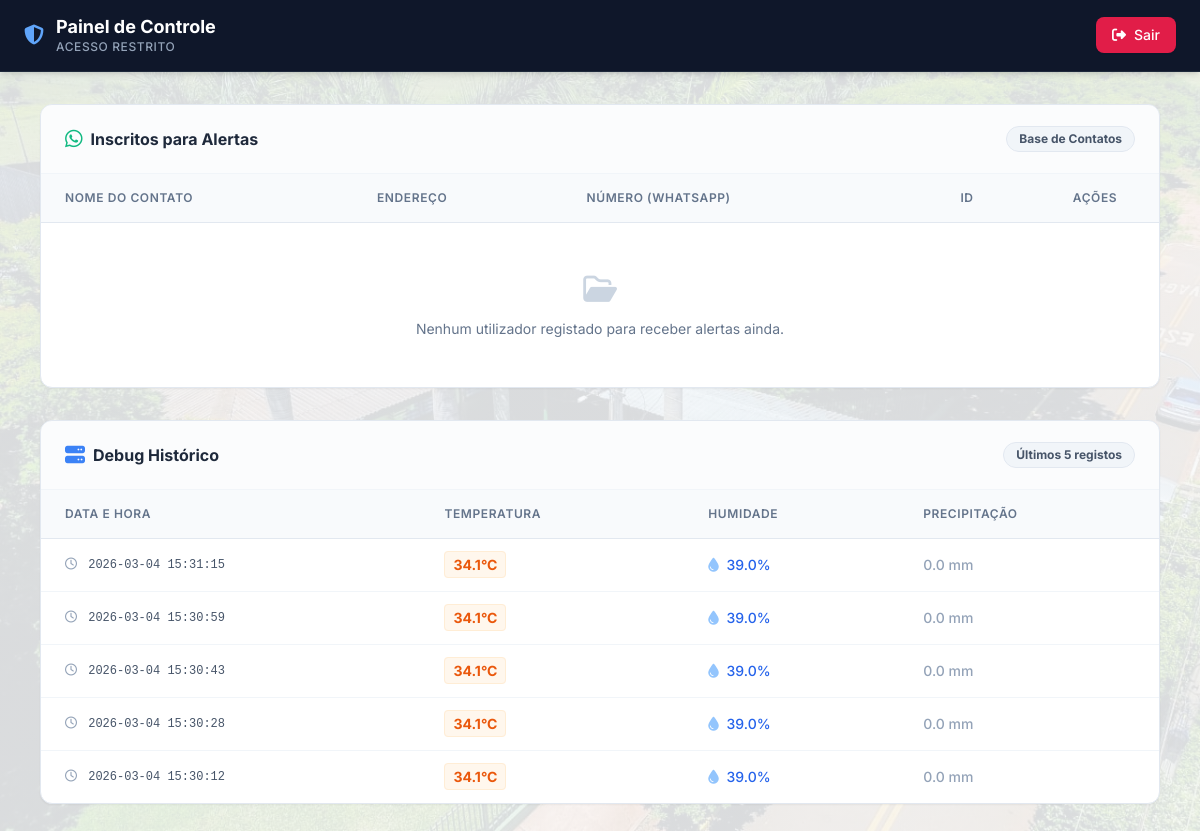
The app's page /admin (signed in), older data.
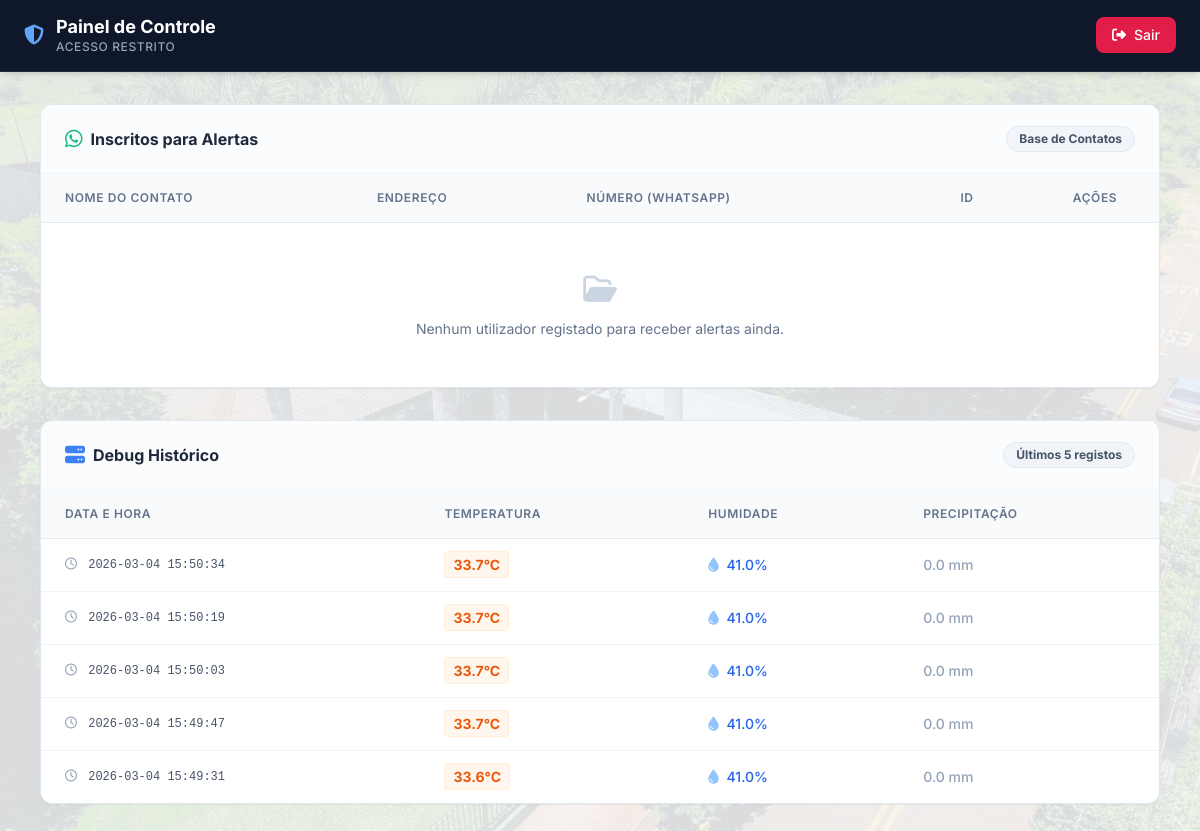
The same page, newer data.
### tables this page shows
CREATE TABLE historico_clima (

        id INTEGER PRIMARY KEY AUTOINCREMENT,

        temp REAL,
        sensacao REAL,
        umidade REAL,
        pressao REAL,

        uv REAL,
        radiacao REAL,

        vento_vel REAL,
        vento_rajada REAL,
        vento_dir REAL,

        chuva_rate REAL,
        chuva_evento REAL,
        chuva_hoje REAL,

        data_hora TEXT
    );

### routes/admin.py (the view)
@admin_routes.route("/admin", methods=["GET", "POST"])
def admin():
    if request.method == "POST":
        if request.form.get("senha") == SENHA_ADMIN:
            session["logado"] = True
            return redirect(url_for("admin.admin"))
        else:
            flash("Senha incorreta!")
    if request.args.get("sair"):
        session.pop("logado", None)
        return redirect(url_for("admin.admin"))
    if not session.get("logado"):
        return render_template("admin_login.html")
    conn = database.get_db()
    usuarios = conn.execute("SELECT * FROM usuarios ORDER BY id DESC").fetchall()
    historico = conn.execute(
        "SELECT * FROM historico_clima ORDER BY id DESC LIMIT 5"
    ).fetchall()
    conn.close()
    return render_template("admin_painel.html", usuarios=usuarios, historico=historico)

### database.py (called while the page is built)
def get_db():
    conn = sqlite3.connect(DATABASE)
    conn.row_factory = sqlite3.Row
    return conn

### templates/admin_painel.html (shortened to what the changed rows need)
<!DOCTYPE html>
<html lang="pt-BR">
<head>
    <script src="https://cdn.tailwindcss.com"></script>
    <link rel="stylesheet" href="https://cdnjs.cloudflare.com/ajax/libs/font-awesome/6.4.0/css/all.min.css">
    <link rel="stylesheet" href="{{ url_for('static', filename='css/style.css') }}">
</head>
<body class="bg-slate-50 font-['Inter'] text-slate-800 pb-12">
    <nav
        class="bg-slate-900 border-b border-slate-800 px-6 py-4 flex justify-between items-center sticky top-0 z-50 shadow-md">
        <div class="flex items-center gap-3">
            <div>
                <h1 class="text-lg font-bold text-white leading-tight">Painel de Controle</h1>
            </div>
        </div>
    </nav>
    <main class="max-w-6xl mx-auto px-4 mt-8 space-y-8">
        <div class="bg-white border border-slate-200 rounded-xl shadow-sm overflow-hidden">
            <div class="overflow-x-auto">
                <table class="w-full text-left border-collapse">
                    <thead>
                        <tr class="bg-slate-50 text-slate-500 text-xs uppercase tracking-wider">
                            <th class="px-6 py-4 font-semibold border-b border-slate-200">Nome do Contato</th>
                            <th class="px-6 py-4 font-semibold border-b border-slate-200">Endereço</th>
                            <th class="px-6 py-4 font-semibold border-b border-slate-200">Número (WhatsApp)</th>
                            <th class="px-6 py-4 font-semibold border-b border-slate-200 w-32 text-center">ID</th>
                            <th class="px-6 py-4 font-semibold border-b border-slate-200 w-32 text-center">Ações</th>
                        </tr>
                    </thead>
                </table>
            </div>
        </div>
        <div class="bg-white border border-slate-200 rounded-xl shadow-sm overflow-hidden">
            <div class="overflow-x-auto">
                <table class="w-full text-left border-collapse">
                    <thead>
                        <tr class="bg-slate-50 text-slate-500 text-xs uppercase tracking-wider">
                            <th class="px-6 py-4 font-semibold border-b border-slate-200">Data e Hora</th>
                            <th class="px-6 py-4 font-semibold border-b border-slate-200">Temperatura</th>
                            <th class="px-6 py-4 font-semibold border-b border-slate-200">Humidade</th>
                            <th class="px-6 py-4 font-semibold border-b border-slate-200">Precipitação</th>
                        </tr>
                    </thead>
                    <tbody class="divide-y divide-slate-100 text-sm">
                        {% for row in historico %}
                        <tr class="hover:bg-slate-50/80 transition-colors">
                            <td class="px-6 py-4 text-slate-600 font-mono text-xs">
                                <i class="fa-regular fa-clock text-slate-400 mr-1"></i> {{ row['data_hora'] }}
                            </td>
                            <td class="px-6 py-4">
                                <span
                                    class="font-bold text-orange-600 bg-orange-50 px-2 py-1 rounded border border-orange-100">
                                    {{ row['temp'] }}°C
                                </span>
                            </td>
                            <td class="px-6 py-4 text-blue-600 font-medium">
                                <i class="fa-solid fa-droplet text-blue-300 mr-1"></i> {{ row['umidade'] }}%
                            </td>
                            <td class="px-6 py-4 text-slate-700 font-medium">
                                {% if row['chuva_hoje'] > 0 %}
                                <span class="text-blue-600">{{ row['chuva_hoje'] }} mm</span>
                                {% else %}
                                <span class="text-slate-400">{{ row['chuva_hoje'] }} mm</span>
                                {% endif %}
                            </td>
                        </tr>
                        {% endfor %}
                    </tbody>
                </table>
            </div>
        </div>
    </main>
</body>
</html>

Row changes from the older to the newer data that the page shows:
no longer on this page (row unchanged): historico_clima: data_hora "2026-03-04 15:31:15", temp "34.1", umidade "39.0", chuva_hoje "0.0"
no longer on this page (row unchanged): historico_clima: data_hora "2026-03-04 15:30:59", temp "34.1", umidade "39.0", chuva_hoje "0.0"
no longer on this page (row unchanged): historico_clima: data_hora "2026-03-04 15:30:43", temp "34.1", umidade "39.0", chuva_hoje "0.0"
no longer on this page (row unchanged): historico_clima: data_hora "2026-03-04 15:30:28", temp "34.1", umidade "39.0", chuva_hoje "0.0"
no longer on this page (row unchanged): historico_clima: data_hora "2026-03-04 15:30:12", temp "34.1", umidade "39.0", chuva_hoje "0.0"
added historico_clima: data_hora "2026-03-04 15:50:34", temp "33.7", umidade "41.0", chuva_hoje "0.0"
added historico_clima: data_hora "2026-03-04 15:50:19", temp "33.7", umidade "41.0", chuva_hoje "0.0"
added historico_clima: data_hora "2026-03-04 15:50:03", temp "33.7", umidade "41.0", chuva_hoje "0.0"
added historico_clima: data_hora "2026-03-04 15:49:47", temp "33.7", umidade "41.0", chuva_hoje "0.0"
added historico_clima: data_hora "2026-03-04 15:49:31", temp "33.6", umidade "41.0", chuva_hoje "0.0"
